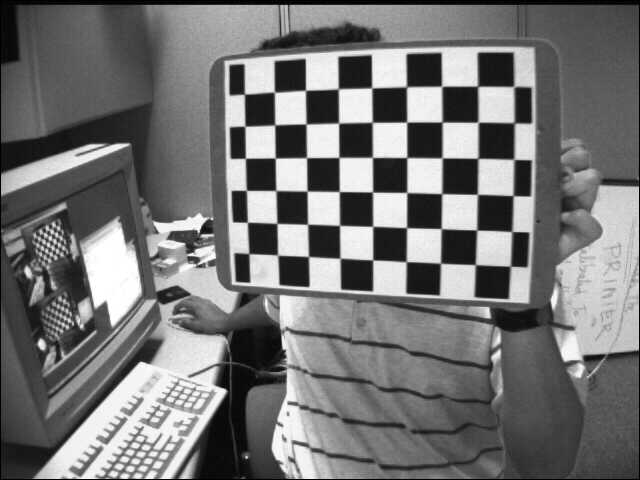
#> input picture 2W/calibration_images/left01.jpg, 640 x 480 px; its folder holds only this picture in this run
$ python 01.Calibration.py
#> lines starting #> are read from the running program, lines starting #| are printed output that depends on the picture; after the words box and inside, x2 and y2 are one past the last pixel; in counts of white or black regions, pixels touching at a corner belong together; long printed decimals are rounded
import cv2
import numpy as np
import glob

# 체크보드 내부 코너 개수 (가로 9개, 세로 6개)
CHECKERBOARD = (9, 6)

# 체크보드 한 칸 실제 크기 (mm)
square_size = 25.0

# 코너 정밀화 조건
criteria = (cv2.TERM_CRITERIA_EPS + cv2.TERM_CRITERIA_MAX_ITER, 30, 0.001)

# 실제 좌표(3D) 생성: (0,0,0), (25,0,0), (50,0,0) ...
objp = np.zeros((CHECKERBOARD[0]*CHECKERBOARD[1], 3), np.float32)
objp[:, :2] = np.mgrid[0:CHECKERBOARD[0], 0:CHECKERBOARD[1]].T.reshape(-1, 2)
objp *= square_size

# 저장할 좌표
objpoints = [] # 3D 실제 세계 좌표
imgpoints = [] # 2D 이미지 평면 좌표

# 이미지 로드
images = glob.glob("2W/calibration_images/left*.jpg")

img_size = None

# -----------------------------
# 1. 체크보드 코너 검출
# -----------------------------
for fname in images:
    # 1-1. 이미지 읽기 및 그레이스케일 변환
    img = cv2.imread(fname)
#> img is the input picture: shape (480, 640, 3); min 0, max 255, mean 116.6
    # findChessboardCorners는 연산 속도와 정확도를 위해 흑백(Grayscale) 이미지를 입력으로 받습니다.
    gray = cv2.cvtColor(img, cv2.COLOR_BGR2GRAY)

    # 이미지의 크기 저장 (나중에 캘리브레이션 함수에서 전체 이미지 규격을 알기 위해 사용)
    # gray.shape는 (height, width) 순서이므로 역순 [::-1]으로 취해 (width, height)로 만듭니다.
    img_size = gray.shape[::-1]
#> img_size = (640, 480)

    # 1-2. 체크보드 코너 찾기
    # CHECKERBOARD = (9, 6) : 내부 코너 점의 개수를 의미합니다.
    # ret: 성공 여부(True/False), corners: 검출된 코너들의 2D 좌표들
    ret, corners = cv2.findChessboardCorners(gray, CHECKERBOARD, None)
#> ret = True; corners = 54 rows, first 8: [244.5, 94.33], [274.6, 92.24], [305.5, 90.4], [338.4, 88.84], [371.6, 87.98], [406.8, 86.92], [441.6, 86.37], [477.6, 86.38]

    # 코너가 정상적으로 모두 발견되었다면 (9x6=54개가 다 찾아져야 ret이 True가 됨)
    if ret == True:
        # 1-3. 실제 세계 좌표 추가
        # 모든 이미지에서 체크보드는 동일한 규격이므로, 미리 만들어둔 실제 좌표(objp)를 리스트에 담습니다.
        objpoints.append(objp)

        # 1-4. 코너 좌표 정밀화 (Sub-pixel Accuracy)
        # findChessboardCorners가 찾은 좌표는 픽셀 단위(정수)에 가깝습니다.
        # cv2.cornerSubPix를 사용하면 수학적으로 계산하여 소수점 단위의 아주 정밀한 위치를 찾아냅니다.
        # criteria: 정밀화 계산을 언제 멈출지 결정하는 조건 (반복 횟수 또는 목표 오차)
        corners2 = cv2.cornerSubPix(gray, corners, (11, 11), (-1, -1), criteria)
#> corners2 = 54 rows, first 8: [244.4, 94.14], [274.4, 92.21], [305.5, 90.32], [338.3, 88.79], [371.7, 87.87], [406.5, 86.71], [441.6, 86.25], [477.6, 86.22]

        # 정밀화된 2D 이미지 좌표를 리스트에 담습니다.
        imgpoints.append(corners2)

        # 1-5. 검출 결과 시각화
        # 찾은 코너들을 이미지 위에 선과 점으로 그려줍니다.
        cv2.drawChessboardCorners(img, CHECKERBOARD, corners2, ret)
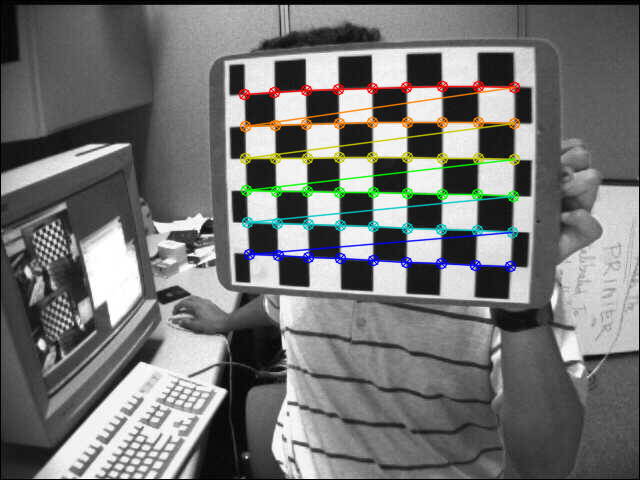
#> img: shape (480, 640, 3); 4.21% of pixels changed, all inside (x1, y1, x2, y2) = (238, 80, 521, 273)
        cv2.imshow('Corner Detection', img)
        # 검출되는 과정을 확인하기 위해 잠시 대기 (0.1초)
        cv2.waitKey(100)

cv2.destroyAllWindows()

# -----------------------------
# 2. 카메라 캘리브레이션
# -----------------------------
# cv2.calibrateCamera()를 통해 K(내부 행렬), dist(왜곡 계수) 산출
ret, K, dist, rvecs, tvecs = cv2.calibrateCamera(objpoints, imgpoints, img_size, None, None)
#> ret = 0.161; K = [[811.4, 0, 306.3], [0, 768.8, 314.7], [0, 0, 1]]; dist = [[-0.656, 0.296, -0.0603, 0.0206, -0.406]]; rvecs = ([0.252, 0.427, 0.0302],); tvecs = ([-47.08, -169.8, 587.5],)

print("Camera Matrix K:")
print(K)
#| [[811.353   0.         306.305]
#|  [  0.         768.773 314.671 ]
#|  [  0.           0.           1.        ]]

print("\nDistortion Coefficients:")
print(dist)
#| [[-0.6556   0.2957  -0.06027  0.02059 -0.4062]]

# -----------------------------
# 3. 왜곡 보정 시각화
# -----------------------------
# 테스트할 첫 번째 이미지 로드
test_img = cv2.imread(images[0])
h, w = test_img.shape[:2]
#> h = 480; w = 640

# 1. 새로운 카메라 매트릭스 계산 (검은 부분을 포함할지 결정)
# alpha=1: 모든 픽셀을 유지 (보정 후 휘어진 경계 때문에 검은 부분이 나타남)
# alpha=0: 검은 부분을 제거하고 유효한 픽셀만 남도록 잘라냄
new_camera_mtx, roi = cv2.getOptimalNewCameraMatrix(K, dist, (w, h), 1, (w, h))
#> new_camera_mtx = [[580.9, 0, 334.3], [0, 541.3, 299], [0, 0, 1]]; roi = (80, 70, 517, 354)

# 2. 왜곡 보정 수행 (수정된 new_camera_mtx 사용)
dst = cv2.undistort(test_img, K, dist, None, new_camera_mtx)
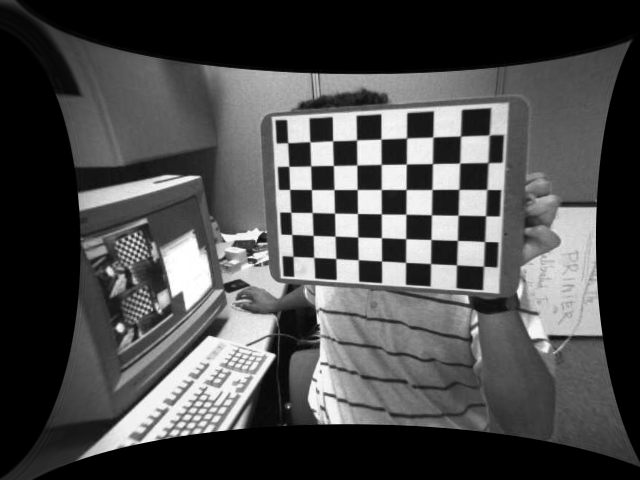
#> dst: shape (480, 640, 3); min 0, max 255, mean 75.3

# 3. 결과 시각화
# 원본과 왜곡 보정본을 가로로 붙여서 비교
result = np.hstack((test_img, dst))
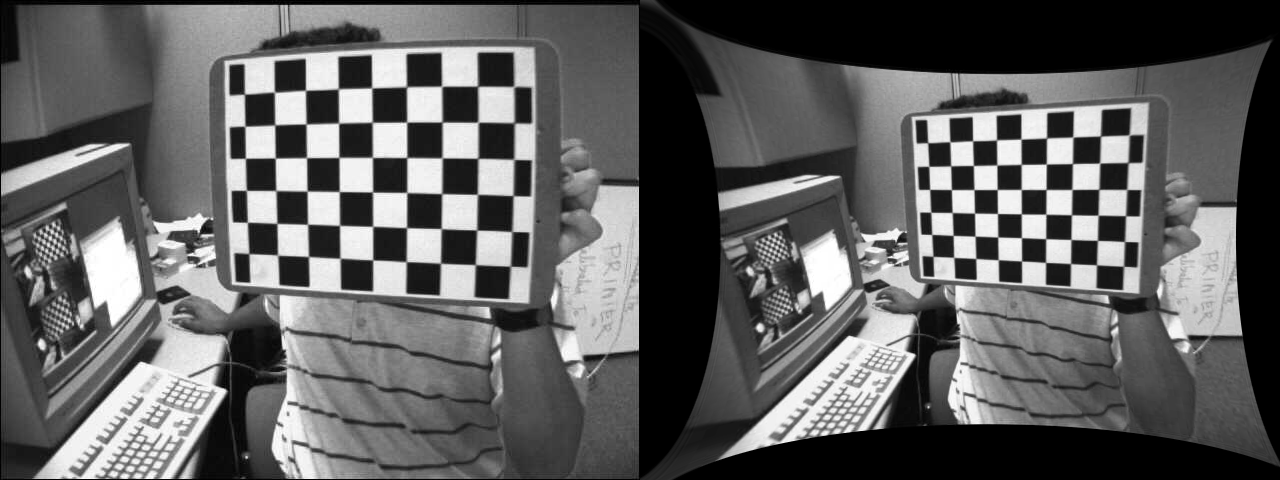
#> result: shape (480, 1280, 3); min 0, max 255, mean 95.9
cv2.imshow('Original vs Undistorted', result)

# 결과 저장
cv2.imwrite('2W/calibration_result.jpg', dst)
print("\n왜곡 보정 완료! 'calibration_result.jpg'로 저장되었습니다.")

cv2.waitKey(0)
cv2.destroyAllWindows()

$ run again, on 2W/calibration_images/left05.jpg
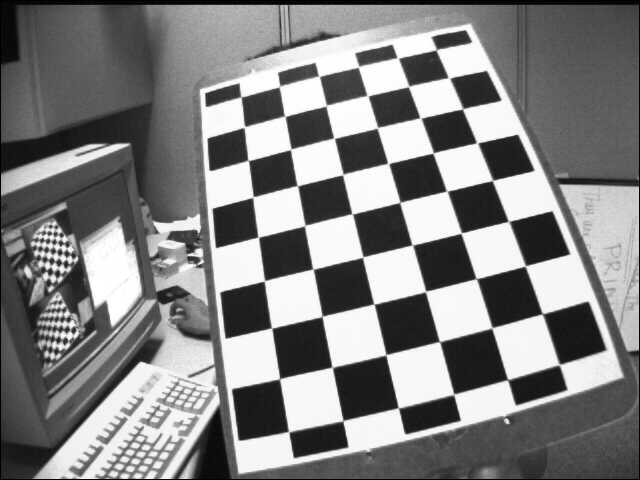
#> input picture 2W/calibration_images/left05.jpg, 640 x 480 px
#> img is the input picture: shape (480, 640, 3); min 0, max 255, mean 129.8
#> `ret, corners = cv2.findChessboardCorners(gray, CHECKERBOARD, None)`: ret = True; corners = 54 rows, first 8: [435.9, 50.23], [450, 78.54], [462.7, 108.8], [476.5, 142.8], [492.5, 180.5], [508.4, 221.1], [525.3, 265.9], [542.1, 313.6]
#> corners2 = 54 rows, first 8: [436.3, 49.72], [449, 77.82], [462.6, 108.7], [477.1, 142.9], [492.5, 180.4], [508.7, 221.4], [525.3, 265.9], [542.4, 313.8]
#> `cv2.drawChessboardCorners(img, CHECKERBOARD, corners2, ret)`:
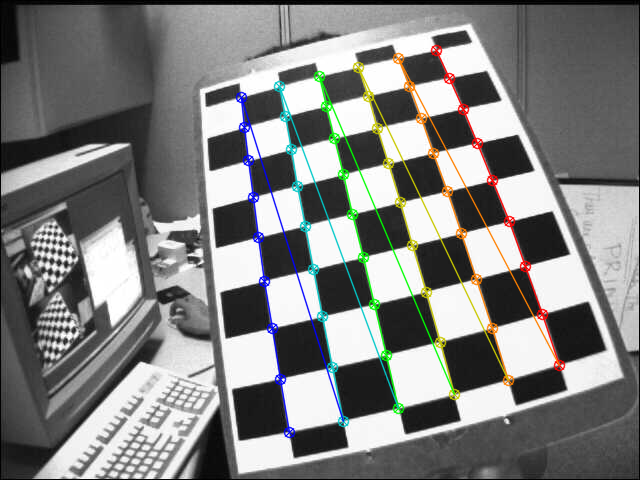
#> img: shape (480, 640, 3); 4.88% of pixels changed, all inside (x1, y1, x2, y2) = (235, 44, 566, 439)
#> `ret, K, dist, rvecs, tvecs = cv2.calibrateCamera(objpoints, imgpoints,..`: ret = 0.143; K = [[639.5, 0, 320.2], [0, 651.5, 193.3], [0, 0, 1]]; dist = [[-0.412, -0.0341, 0.027, 0.0148, 0.431]]; rvecs = ([-0.361, 0.527, 1.3],); tvecs = ([71.82, -88.53, 380.3],)
#| [[639.458   0.         320.195]
#|  [  0.         651.460 193.277]
#|  [  0.           0.           1.        ]]
#| [[-0.412 -0.03405  0.027  0.01479   0.431  ]]
#> new_camera_mtx = [[521, 0, 334.1], [0, 536.2, 210.7], [0, 0, 1]]; roi = (26, 40, 593, 418)
#> `result = np.hstack((test_img, dst))`:
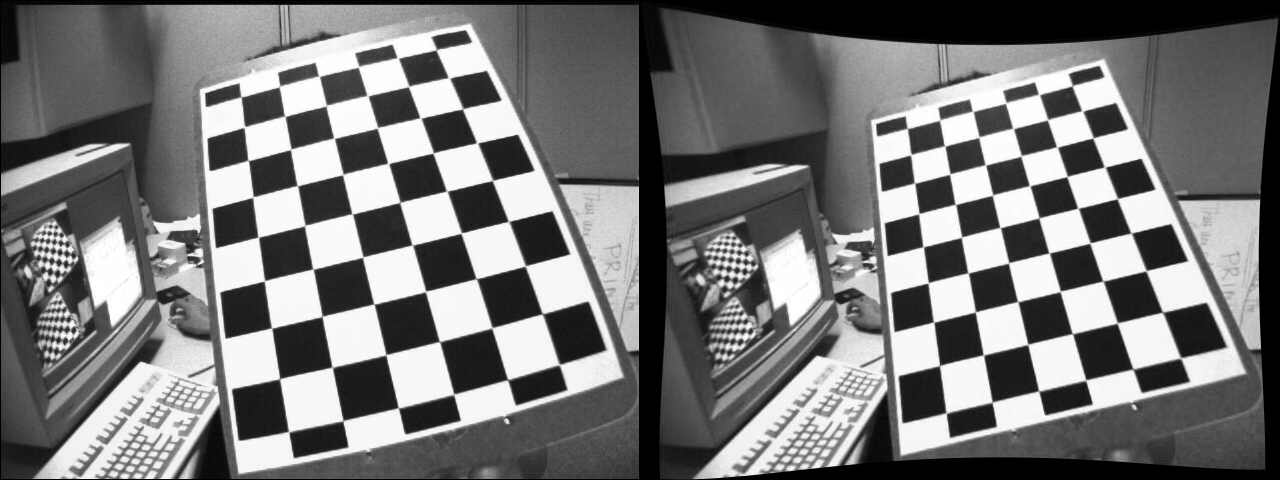
#> result: shape (480, 1280, 3); min 0, max 255, mean 119.3

$ run again, on 2W/calibration_images/left06.jpg
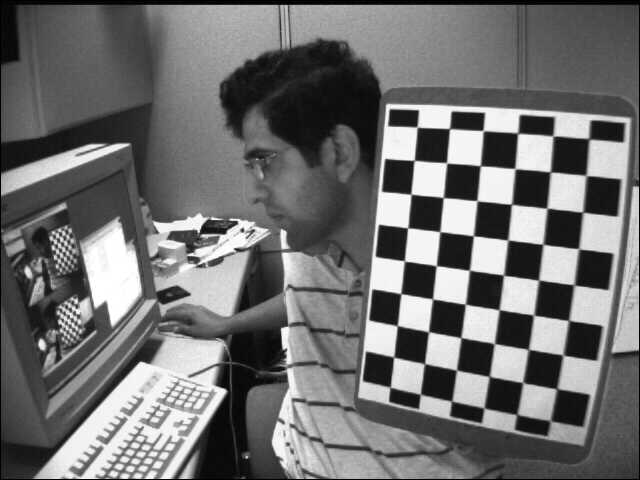
#> input picture 2W/calibration_images/left06.jpg, 640 x 480 px
#> img is the input picture: shape (480, 640, 3); min 0, max 255, mean 111.6
#> `ret, corners = cv2.findChessboardCorners(gray, CHECKERBOARD, None)`: ret = True; corners = 54 rows, first 8: [589.1, 139], [586.5, 175.8], [582, 212.4], [578.4, 248.2], [574.2, 284.7], [568.5, 320.2], [561.9, 355.4], [556.5, 388.5]
#> corners2 = 54 rows, first 8: [588.9, 138.7], [586.1, 175.5], [582.7, 212.2], [578.7, 248.8], [574, 284.9], [568.7, 320.6], [563, 355], [556.8, 388.8]
#> `cv2.drawChessboardCorners(img, CHECKERBOARD, corners2, ret)`:
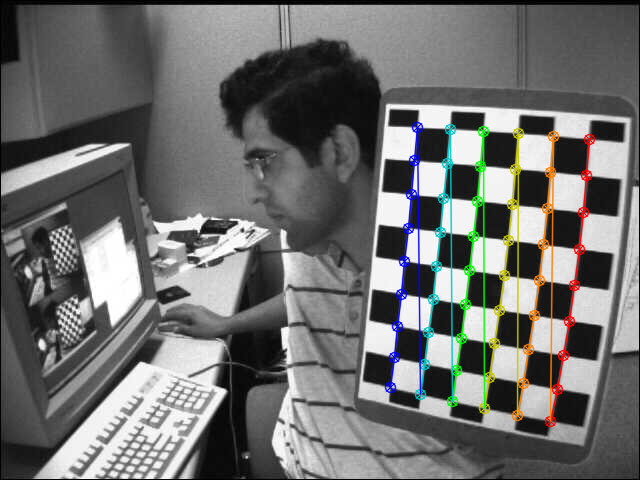
#> img: shape (480, 640, 3); 4.27% of pixels changed, all inside (x1, y1, x2, y2) = (384, 121, 596, 428)
#> `ret, K, dist, rvecs, tvecs = cv2.calibrateCamera(objpoints, imgpoints,..`: ret = 0.129; K = [[638.5, 0, 274.7], [0, 644.8, 221.8], [0, 0, 1]]; dist = [[-0.377, 0.0417, -9.77e-05, 0.0319, 0.101]]; rvecs = ([0.483, 0.397, 1.63],); tvecs = ([211.1, -56.21, 406.4],)
#| [[638.450   0.         274.706]
#|  [  0.         644.821 221.782]
#|  [  0.           0.           1.        ]]
#| [[-3.76940141e-01  4.17449793e-02 -9.76627187e-05  3.18911428e-02
#|    1.01376989e-01]]
#> new_camera_mtx = [[518.6, 0, 300.3], [0, 508.1, 217.7], [0, 0, 1]]; roi = (42, 35, 578, 400)
#> `result = np.hstack((test_img, dst))`:
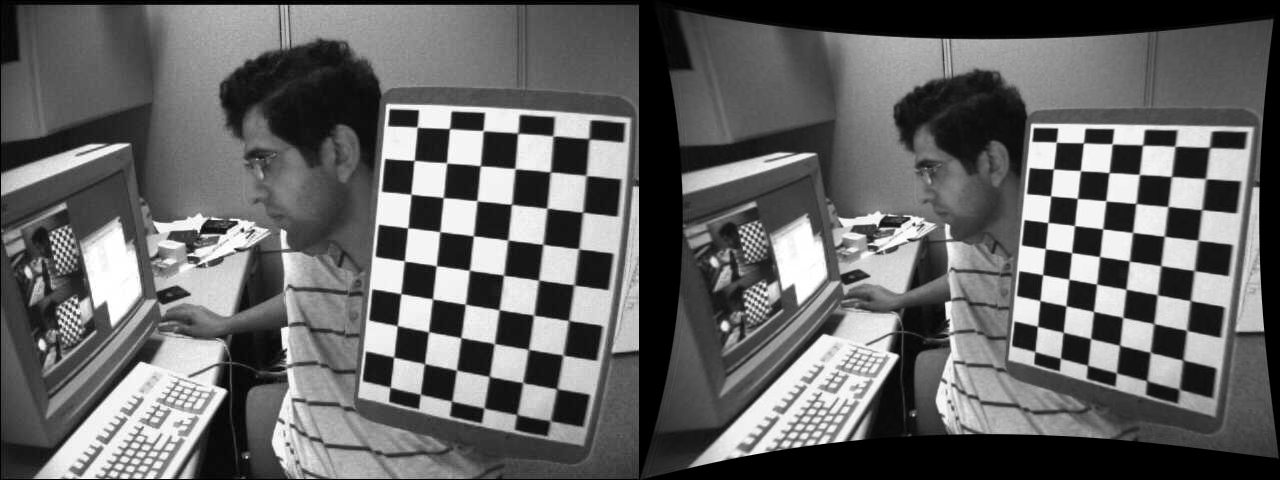
#> result: shape (480, 1280, 3); min 0, max 255, mean 100.5

$ run again, on 2W/calibration_images/left07.jpg
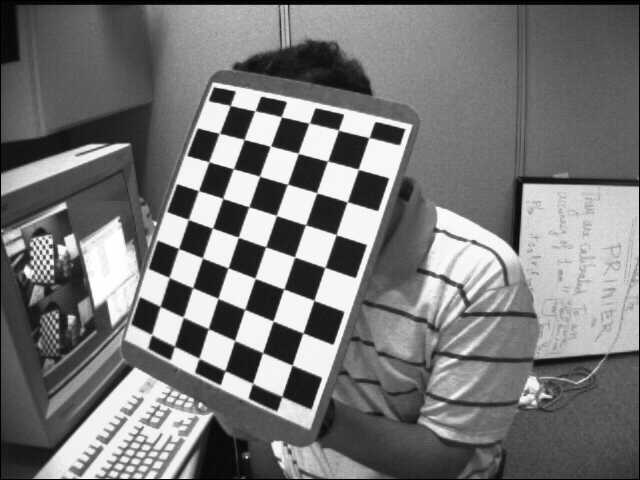
#> input picture 2W/calibration_images/left07.jpg, 640 x 480 px
#> img is the input picture: shape (480, 640, 3); min 0, max 255, mean 119.5
#> `ret, corners = cv2.findChessboardCorners(gray, CHECKERBOARD, None)`: ret = True; corners = 54 rows, first 8: [368.8, 137.9], [358.2, 169.3], [347.2, 202.1], [336.2, 234.5], [324.8, 267.4], [314.1, 300.2], [303.2, 333.1], [292.2, 365]
#> corners2 = 54 rows, first 8: [369, 137.6], [358.3, 169.3], [347.2, 201.9], [336.1, 234.7], [324.9, 267.4], [313.9, 300.3], [303, 332.9], [292.1, 365.2]
#> `cv2.drawChessboardCorners(img, CHECKERBOARD, corners2, ret)`:
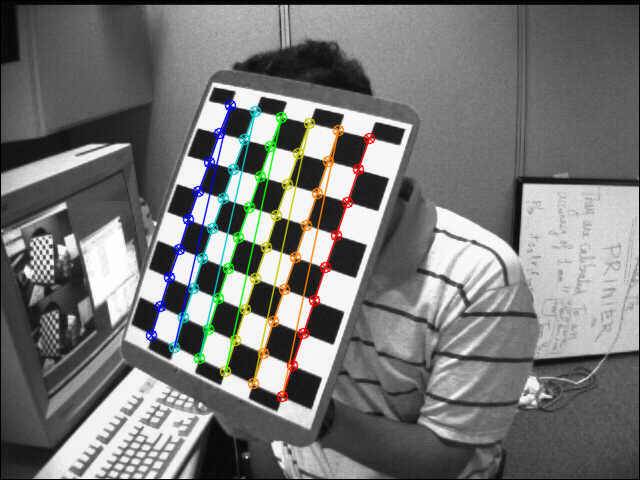
#> img: shape (480, 640, 3); 4% of pixels changed, all inside (x1, y1, x2, y2) = (145, 99, 376, 403)
#> `ret, K, dist, rvecs, tvecs = cv2.calibrateCamera(objpoints, imgpoints,..`: ret = 0.182; K = [[715.8, 0, 331.1], [0, 695.3, 180.1], [0, 0, 1]]; dist = [[-0.699, 2.73, 0.0316, 0.0155, -9.38]]; rvecs = ([0.198, 0.467, 1.84],); tvecs = ([27.28, -31.5, 510.6],)
#| [[715.825   0.         331.050]
#|  [  0.         695.279  180.078]
#|  [  0.           0.           1.        ]]
#| [[-0.6991  2.731   0.03155  0.01553 -9.376]]
#> new_camera_mtx = [[415.2, 0, 418.1], [0, 356.7, 274.1], [0, 0, 1]]; roi = (226, 182, 371, 246)
#> `result = np.hstack((test_img, dst))`:
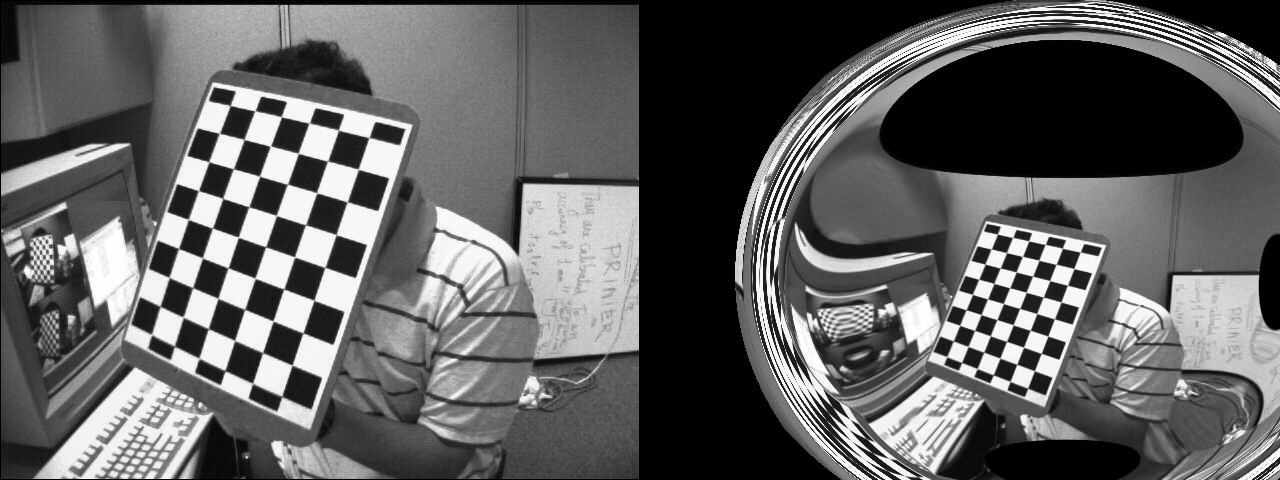
#> result: shape (480, 1280, 3); min 0, max 255, mean 97.3

$ run again, on 2W/calibration_images/left02.jpg
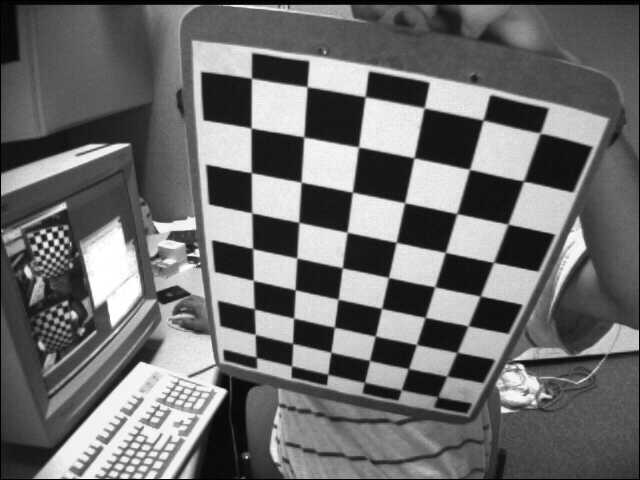
#> input picture 2W/calibration_images/left02.jpg, 640 x 480 px
#> img is the input picture: shape (480, 640, 3); min 0, max 255, mean 109
#> `ret, corners = cv2.findChessboardCorners(gray, CHECKERBOARD, None)`: ret = True; corners = 54 rows, first 8: [256.6, 357.4], [255.3, 334.5], [254.8, 309], [253.3, 280.1], [252.5, 248], [251.8, 212.8], [251.2, 172.5], [251.4, 128.3]
#> corners2 = 54 rows, first 8: [256.4, 362.4], [255.2, 334.4], [254.3, 308.9], [253.3, 280.4], [252.6, 248.6], [251.8, 212.8], [251.3, 172.7], [251.1, 128]
#> `cv2.drawChessboardCorners(img, CHECKERBOARD, corners2, ret)`:
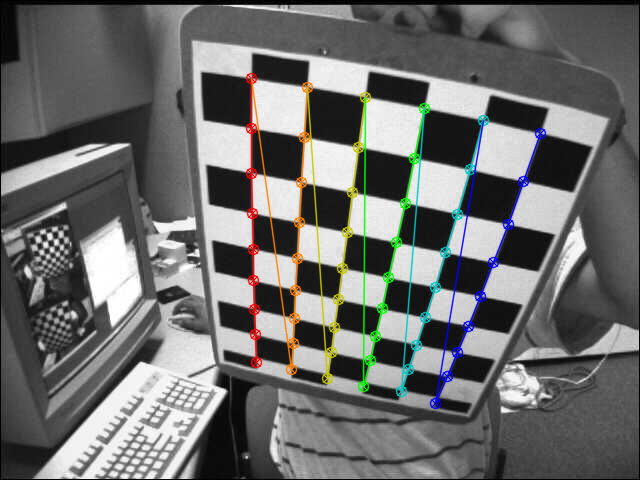
#> img: shape (480, 640, 3); 4.44% of pixels changed, all inside (x1, y1, x2, y2) = (245, 72, 547, 410)
#> `ret, K, dist, rvecs, tvecs = cv2.calibrateCamera(objpoints, imgpoints,..`: ret = 1.09; K = [[523, 0, 332.5], [0, 525.6, 254.4], [0, 0, 1]]; dist = [[-0.0743, -0.899, 0.0186, -0.00871, 2.25]]; rvecs = ([0.441, 0.686, -1.33],); tvecs = ([-52.06, 70.1, 352.9],)
#| [[523.025   0.         332.550 ]
#|  [  0.         525.582 254.369]
#|  [  0.           0.           1.        ]]
#| [[-0.07435 -0.8993  0.01859 -0.008707  2.253 ]]
#> new_camera_mtx = [[507.3, 0, 325.7], [0, 499.6, 261.4], [0, 0, 1]]; roi = (56, 52, 554, 400)
#> `result = np.hstack((test_img, dst))`:
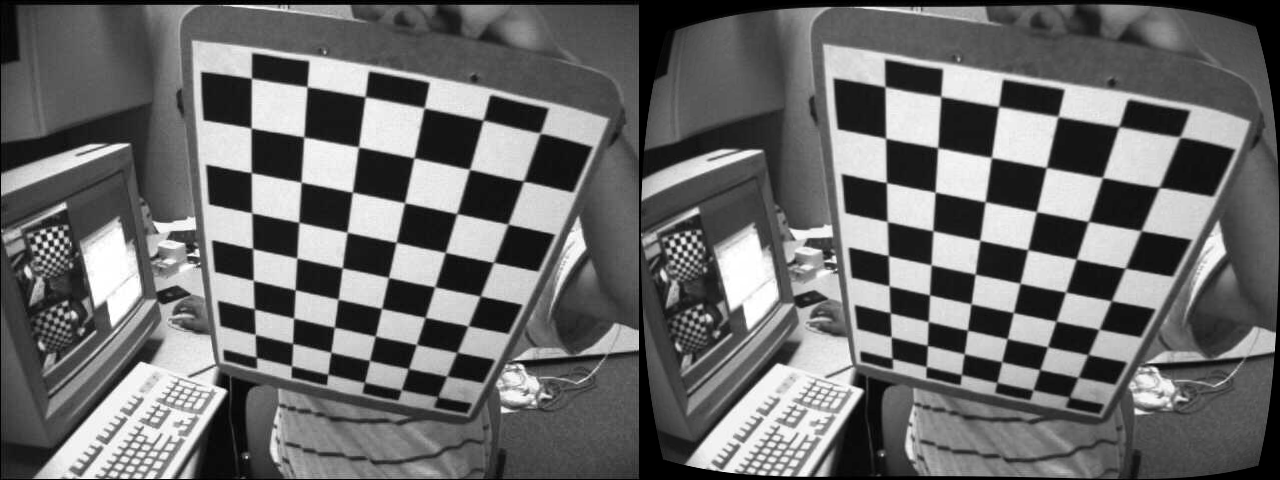
#> result: shape (480, 1280, 3); min 0, max 255, mean 107.2
